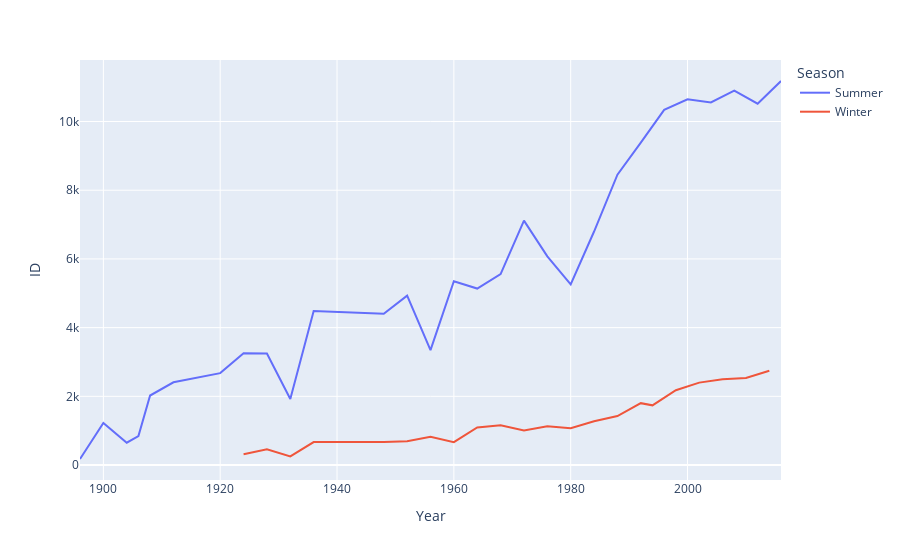

Notebook code cell kept with this figure:
### Code cell
px.line(Athletes_df, x = 'Year', y = 'ID', color = 'Season')

### Figure 1 — Plotly figure (JSON) as saved in the notebook; plotly's stock layout.template omitted (floating-point values rounded to 4 significant figures)
{"data": [{"hovertemplate": "Season=Summer<br>Year=%{x}<br>ID=%{y}<extra></extra>", "legendgroup": "Summer", "line": {"color": "#636efa", "dash": "solid"}, "marker": {"symbol": "circle"}, "mode": "lines", "name": "Summer", "orientation": "v", "showlegend": true, "type": "scatter", "x": [1896, 1900, 1904, 1906, 1908, 1912, 1920, 1924, 1928, 1932, 1936, 1948, 1952, 1956, 1960, 1964, 1968, 1972, 1976, 1980, 1984, 1988, 1992, 1996, 2000, 2004, 2008, 2012, 2016], "xaxis": "x", "y": [176, 1224, 650, 841, 2024, 2409, 2676, 3256, 3247, 1922, 4484, 4402, 4932, 3347, 5352, 5137, 5558, 7114, 6073, 5259, 6798, 8454, 9386, 10339, 10647, 10557, 10899, 10517, 11179], "yaxis": "y"}, {"hovertemplate": "Season=Winter<br>Year=%{x}<br>ID=%{y}<extra></extra>", "legendgroup": "Winter", "line": {"color": "#EF553B", "dash": "solid"}, "marker": {"symbol": "circle"}, "mode": "lines", "name": "Winter", "orientation": "v", "showlegend": true, "type": "scatter", "x": [1924, 1928, 1932, 1936, 1948, 1952, 1956, 1960, 1964, 1968, 1972, 1976, 1980, 1984, 1988, 1992, 1994, 1998, 2002, 2006, 2010, 2014], "xaxis": "x", "y": [313, 461, 252, 668, 668, 694, 821, 665, 1094, 1160, 1008, 1128, 1071, 1273, 1425, 1801, 1738, 2179, 2399, 2494, 2536, 2745], "yaxis": "y"}], "layout": {"autosize": true, "legend": {"title": {"text": "Season"}, "tracegroupgap": 0}, "margin": {"t": 60}, "xaxis": {"anchor": "y", "autorange": true, "domain": [0, 1], "range": [1896, 2016], "title": {"text": "Year"}, "type": "linear"}, "yaxis": {"anchor": "x", "autorange": true, "domain": [0, 1], "range": [-435.3, 11790.0], "title": {"text": "ID"}, "type": "linear"}}}
